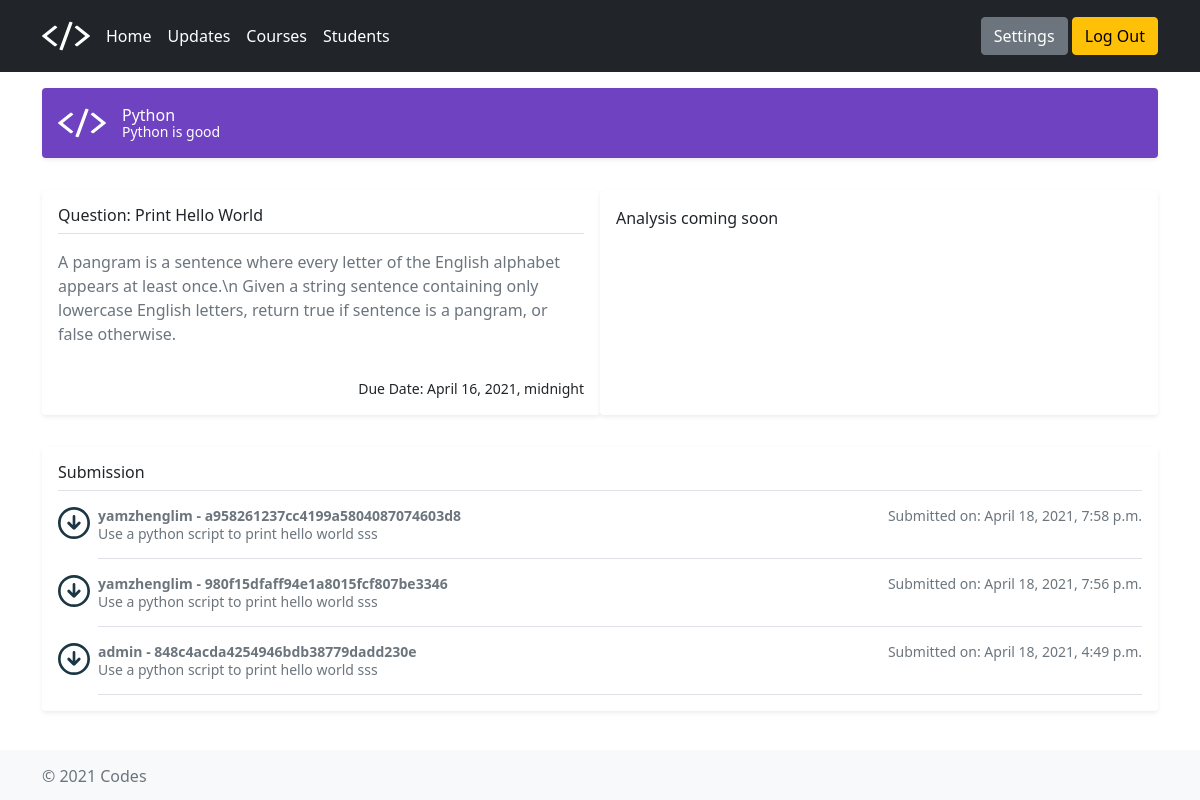
The app's page /courses/1/homework/1/ (signed in), older data.
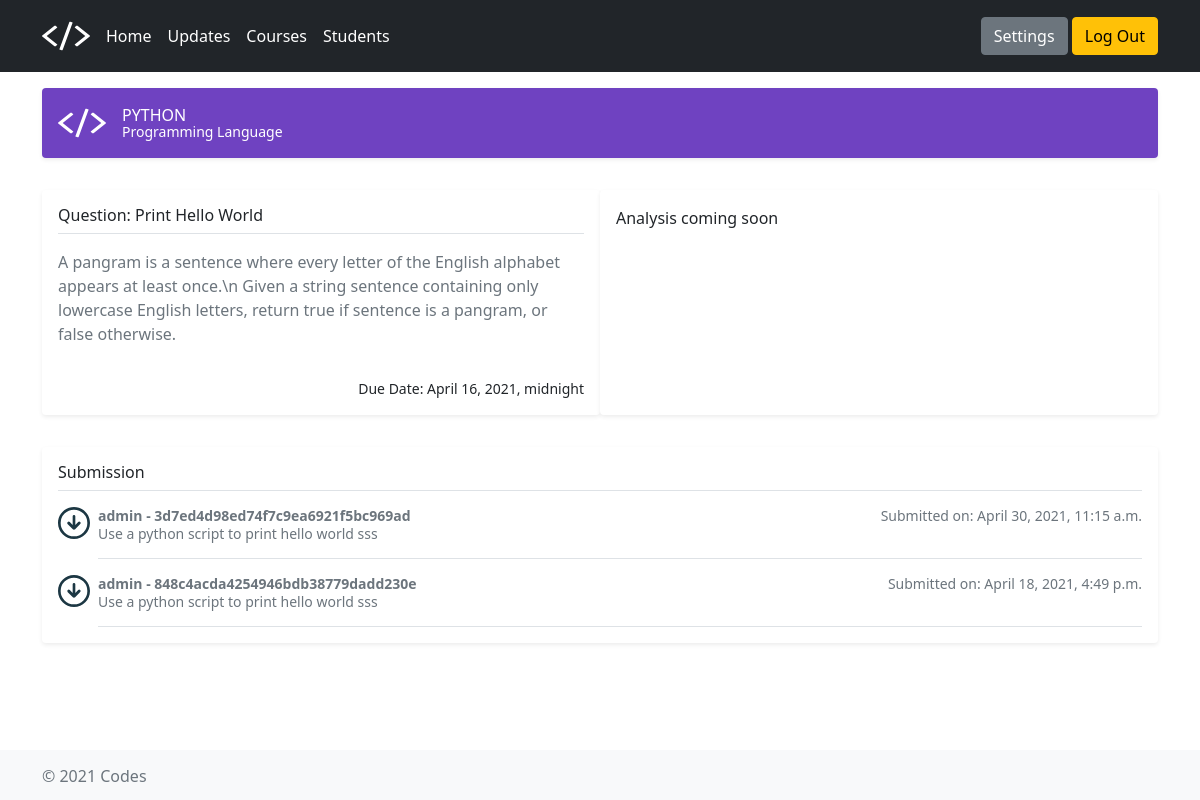
The same page, newer data.
### courses/models.py (models this page shows)
class Course(models.Model):
    instructor = models.ForeignKey(
        settings.AUTH_USER_MODEL,
        on_delete=models.CASCADE,
        null=True
    )
    course_name = models.CharField(max_length=200)
    course_description = models.CharField(max_length=200)
    course_created_datetime = models.DateTimeField(auto_now_add=True)

class Homework(models.Model):
    course = models.ForeignKey(Course, on_delete=models.CASCADE)
    homework_title = models.CharField(max_length=200)
    homework_description = models.TextField(max_length=200)
    homework_instruction = models.TextField()
    homework_due_datetime = models.DateTimeField(null=True)
    homework_created_datetime = models.DateTimeField(auto_now_add=True)
    homework_updated_datetime = models.DateTimeField(auto_now=True)

class HomeworkSubmission(models.Model):
    user = models.ForeignKey(
        settings.AUTH_USER_MODEL,
        on_delete=models.CASCADE,
    )
    homework = models.ForeignKey(Homework, on_delete=models.CASCADE)
    submission_title = models.CharField(max_length=200)
    submission_description = models.TextField(max_length=200, null=True)
    submission_file_upload = models.FileField(
        upload_to=path_and_rename('documents/'))
    submission_result = models.FloatField(null=True)
    submission_comment = models.CharField(max_length=200, null=True)
    homework_submission_updated_datetime = models.DateTimeField(
        auto_now_add=True)
    def filename(self):
        base = os.path.basename(self.submission_file_upload.name)
        return os.path.splitext(base)[0]

### courses/views.py (the view)
@login_required
def homework_submission_view(request, course_id, homework_id):
    course = get_object_or_404(Course, pk=course_id)
    homework = get_object_or_404(Homework, id=homework_id)
    if not request.user.is_staff:
        submission_list = HomeworkSubmission.objects.all().filter(
            homework_id=homework_id, user=request.user.id).order_by('-homework_submission_updated_datetime')
    else:
        submission_list = HomeworkSubmission.objects.all().filter(
            homework_id=homework_id).order_by('-homework_submission_updated_datetime')
    if request.method == 'POST':
        form = DocumentForm(request.POST, request.FILES)
        if form.is_valid():
            user_id = User.objects.get(id=request.user.id)
            homework_id = Homework.objects.get(id=homework_id)
            form = form.save(commit=False)
            form.user = user_id
            form.homework = homework_id
            form.save()
            form = DocumentForm()
            context = {'course': course, 'homework': homework, 'form': form,
                       'submission_list': submission_list}
            return render(request, 'courses/submission.html', context)
    else:
        form = DocumentForm()
    context = {'course': course, 'homework': homework, 'form': form,
               'submission_list': submission_list}
    return render(request, 'courses/submission.html', context)

### templates/courses/submission.html (shortened to what this page needs)
{% extends "base_generic.html" %}
    {% block head %}
    {% load static %}
    <link href="{% static 'assets/dist/css/bootstrap.min.css' %}" rel="stylesheet" />
    {% load static %}
    <link href="{% static 'headers.css' %}" rel="stylesheet" />
    <link href="{% static 'offcanvas.css' %}" rel="stylesheet">
    <link href="{% static 'sticky-footer.css' %}" rel="stylesheet">
    {% endblock %}
{% block content %}
<body class="d-flex flex-column h-100">
    <main class="container">
        <div class="d-flex align-items-center p-3 my-3 text-white bg-purple rounded shadow-sm">
            <img class="me-3" src="{% static '/assets/brand/codes-logo-white.svg' %}" alt="" width="48" height="38">
            <div class="lh-1">
                {% if user.is_authenticated %}
                <h1 class="h6 mb-0 text-white lh-1">{{ course.course_name }}</h1>
                <small>{{ course.course_description }}</small>
                {% endif %}
            </div>
        </div>
        <div class='container'>
            <div class='row'>
                <div class="col my-3 p-3 bg-body rounded shadow-sm">
                    <h6 class="border-bottom pb-2 mb-0">Question: {{ homework.homework_title }}</h6>
                    {% if homework %}
                    <div class="d-flex text-muted pt-3">
                        <p>{{ homework.homework_instruction }}</p>
                    </div>
                    {% else %}
                    <div class="d-flex text-muted pt-3">
                        <p>No homework are available.</p>
                    </div>
                    {% endif %}
                    <small class="d-block text-end mt-3">
                        Due Date: {{ homework.homework_due_datetime }}
                    </small>
                </div>
                <div class='col my-3 p-3 bg-body rounded shadow-sm'>
                    {% if not request.user.is_staff %}
                    {% load crispy_forms_tags %}
                    {% else %}
                    <div>
                        <a>Analysis coming soon</a>
                    </div>
                    {% endif %}
                </div>
            </div>
        </div>
        <div class="my-3 p-3 bg-body rounded shadow-sm">
            <h6 class="border-bottom pb-2 mb-0">Submission</h6>
            {% if submission_list %}
            {% for submission in submission_list %}
            <div class="d-flex text-muted pt-3">
                <a href="{{ submission.submission_file_upload.url }}"></a>
                <div class="pb-3 mb-0 small lh-sm border-bottom w-100">
                    <div class="d-flex justify-content-between">
                        <strong class="text-gray-dark">
                            {{ submission.user }} - {{ submission.filename }}</strong>
                        Submitted on: {{ submission.homework_submission_updated_datetime }}
                    </div>
                    <span class="d-block">{{ homework.homework_description }}</span>
                </div>
            </div>
            {% endfor %}
            {% else %}
            <div class="d-flex text-muted pt-3">
                <p>No submission are available.</p>
            </div>
            {% endif %}
        </div>
    </main>
</body>
{% endblock %}
{% block script%}
{% load static %}
{% endblock %}

### templates/base_generic.html (shortened to what this page needs)
<!DOCTYPE html>
<html lang="en">
<head>
    {% load static %}
    <link href="{% static 'assets/dist/css/bootstrap.min.css' %}" rel="stylesheet" />
    {% block head %}
    {% endblock %}
</head>
<body>
    {% block sidebar %}
    <header class="p-3 bg-dark text-white">
        <div class="container">
            <div class="d-flex flex-wrap align-items-center justify-content-center justify-content-lg-start">
                <a href="/" class="d-flex align-items-center mb-2 mb-lg-0 text-white text-decoration-none">
                    <img class="bi me-2" src="{% static '/assets/brand/codes-logo-white.svg' %}" alt="" width="48"
                        height="38">
                </a>
                <ul class="nav col-12 col-lg-auto me-lg-auto mb-2 justify-content-center mb-md-0">
                    <li><a href="{%url 'home'%}" class="nav-link px-2 text-white">Home</a></li>
                    <li><a href="{%url 'updates'%}" class="nav-link px-2 text-white">Updates</a></li>
                    <li><a href="{%url 'courses'%}" class="nav-link px-2 text-white">Courses</a></li>
                    {% if request.user.is_staff %}
                    <li><a href="{%url 'courses'%}" class="nav-link px-2 text-white">Students</a></li>
                    {% endif %}
                </ul>
                <div class="text-end">
                    {% if user.is_authenticated %}
                    <a class="btn btn-secondary" href="{% url 'logout'%}?next={{request.path}}">Settings</a>
                    <a class="btn btn-warning" href="{% url 'logout'%}?next={{request.path}}">Log Out</a>
                    {% else %}
                    <a class="btn btn-outline-light me-2" href="{% url 'login'%}?next={{request.path}}">Login</a>
                    {% endif %}
                </div>
            </div>
        </div>
    </header>
    {% endblock %}
    {% block content %}{% endblock %}
    {% block footer %}
    <footer class="footer mt-auto py-3 bg-light">
        <div class="container">
            <span class="text-muted">&copy; 2021 Codes</span>
        </div>
    </footer>
    {% endblock %}
</body>
{% load static %}
</html>

### static/headers.css (style rules this page uses)
.bi { vertical-align: -.125em; fill: currentColor; }

### static/offcanvas.css (style rules this page uses)
html, body { overflow-x: hidden; }
.bg-purple { background-color: #6f42c1; }

### static/sticky-footer.css (style rules this page uses)
html { position: relative; min-height: 100%; }
body { margin-bottom: 60px; }
.footer { position: absolute; bottom: 0; width: 100%; height: 50px; line-height: 20px; background-color: #f5f5f5; }

### templates/base_generic.html (style rules this page uses)
a { text-decoration: none !important; }

Row changes from the older to the newer data that the page shows:
removed HomeworkSubmission: user "yamzhenglim", filename "a958261237cc4199a5804087074603d8", homework_submission_updated_datetime "April 18, 2021, 7:58 p.m.", {{ homework.homework_description }} "Use a python script to print hello world sss"
removed HomeworkSubmission: user "yamzhenglim", filename "980f15dfaff94e1a8015fcf807be3346", homework_submission_updated_datetime "April 18, 2021, 7:56 p.m.", {{ homework.homework_description }} "Use a python script to print hello world sss"
changed Course: course_name "Python" → "PYTHON"; course_description "Python is good" → "Programming Language"
added HomeworkSubmission: user "admin", filename "3d7ed4d98ed74f7c9ea6921f5bc969ad", homework_submission_updated_datetime "April 30, 2021, 11:15 a.m.", {{ homework.homework_description }} "Use a python script to print hello world sss"
